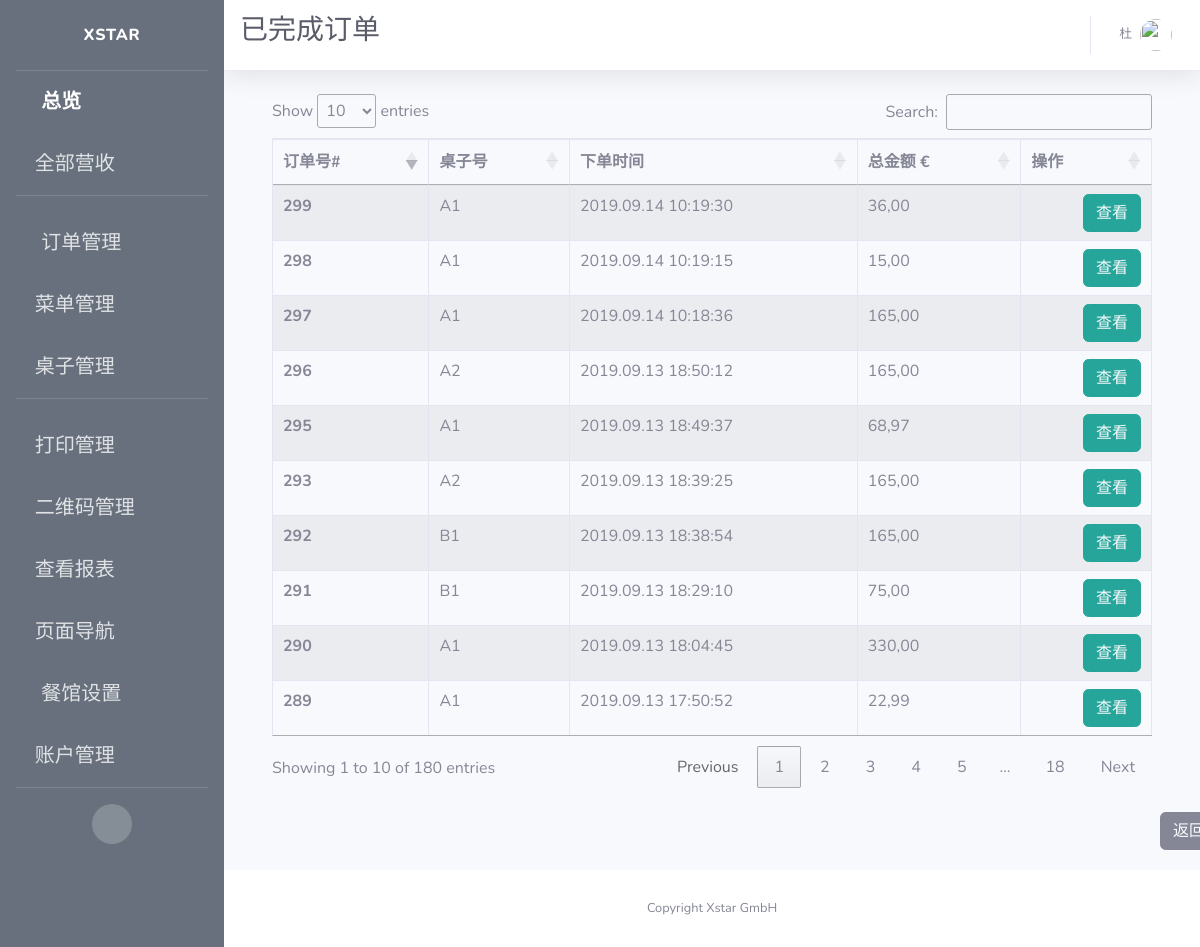
The app's page /admin/view/paid/alacarte/orders (signed in), older data.
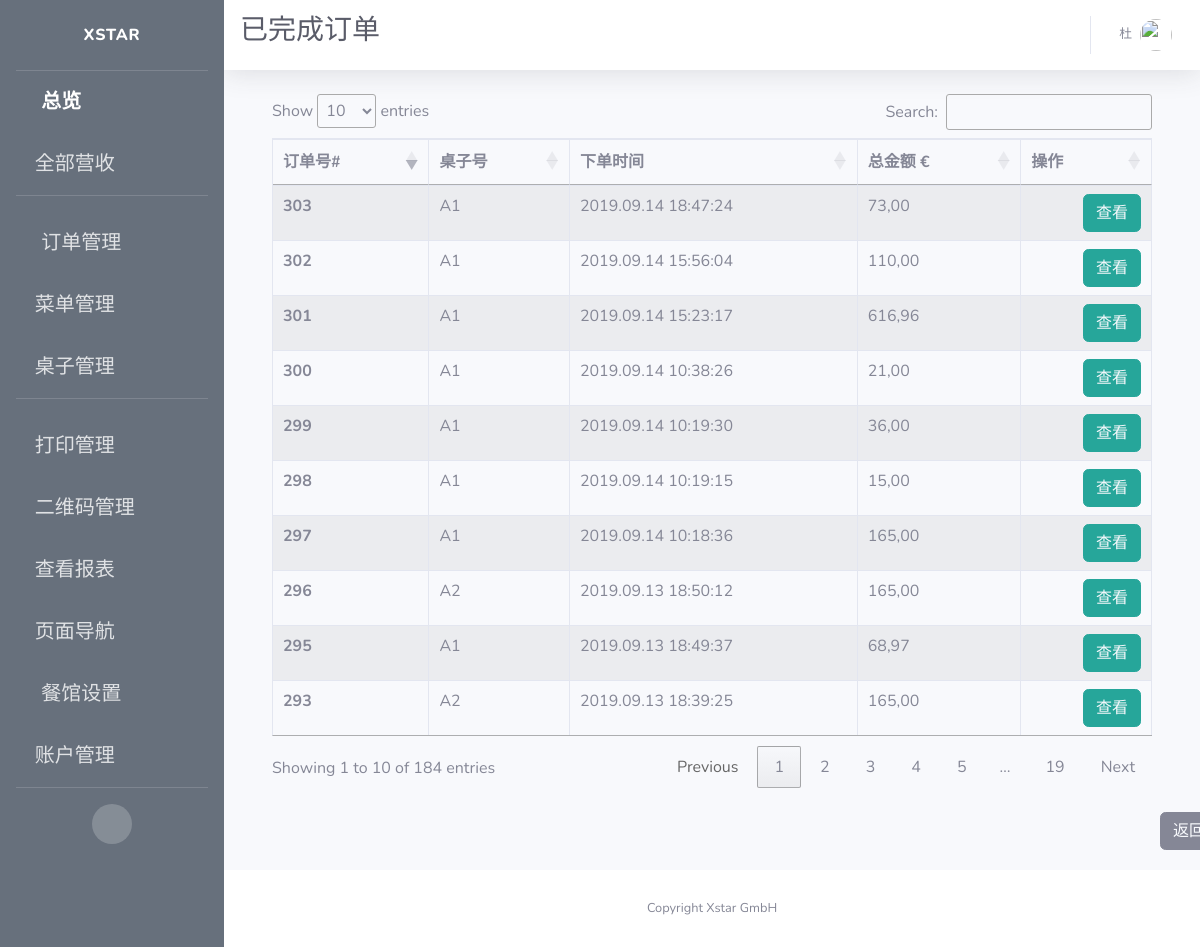
The same page, newer data.
### app/models.py (models this page shows)
class Order(db.Model):
    id = db.Column(db.Integer, primary_key=True, unique=True, index=True)
    totalPrice = db.Column(db.Float, unique=False)
    orderNumber = db.Column(db.String(200), unique=True)
    timeCreated = db.Column(db.DateTime, default=datetime.utcnow)
    isPaid = db.Column(db.Boolean, default=False)
    isReady = db.Column(db.Boolean, default=False)
    isPickedUp = db.Column(db.Boolean, default=False)
    items = db.Column(db.String(1500))
    pay_via = db.Column(db.String(100))
    type = db.Column(db.String(100))
    container = db.Column(db.String(300))
    mealPrinted = db.Column(db.Boolean, default=False)
    printed = db.Column(db.Boolean, default=False)
    settleTime = db.Column(db.DateTime)
    settleID = db.Column(db.String(500))
    table_name = db.Column(db.String(500))
    seat_number = db.Column(db.String(500))
    isCancelled = db.Column(db.Boolean(), default=False)
    isDone = db.Column(db.Boolean())
    dishes = db.Column(db.String(1500))
    discount = db.Column(db.Float, default=0.0)
    discount_rate = db.Column(db.Float, default=0.0)
    subtype = db.Column(db.String(500))
    endTotal = db.Column(db.Float, default=totalPrice)

### app/routes.py (the view)
@app.route('/admin/view/paid/alacarte/orders')
@login_required
def admin_view_paid_alacarte_orders():
    orders = db.session.query(Order).filter(
        Order.type == "In",
        Order.isPaid == True).all()
    cancelled_orders = db.session.query(Order).filter(
        Order.type == "In",
        Order.isCancelled == True).all()
    cur_orders = orders + cancelled_orders
    items = {order.id: json.loads(order.items) for order in cur_orders}
    context = dict(open_orders=cur_orders,
                   items=items,
                   title=u"已完成订单",
                   referrer=request.headers.get('Referer'),
                   company_name=company_info.get('company_name'),
                   datetime_format=datetime_format,
                   formatter=formatter)
    return render_template("admin_view_paid_alacarte_orders.html", **context)

### app/models.py (called while the page is built)
@login.user_loader
def load_user(id):
    return User.query.get(int(id))

### app/utilities.py (called while the page is built)
def formatter(number):
    if number == 0:
        number = '{:.2f}'.format(round(number, 2))
        number = number.replace(".", ",")
        return number
    number = format_decimal(round(float(number), 2), locale="de_DE")
    if len(number.split(",")) == 1:
        number = number + ",00"
        return number
    if len(number.split(",")[1]) == 1:
        number = number + "0"
        return number
    return number

### app/templates/admin_view_paid_alacarte_orders.html (shortened to what this page needs)
{% extends 'base.html' %}
{% block css %}
<link rel="stylesheet" type="text/css" href="https://cdn.datatables.net/1.10.19/css/jquery.dataTables.css">
<link rel="stylesheet" type="text/css" href="https://cdnjs.cloudflare.com/ajax/libs/twitter-bootstrap/4.1.3/css/bootstrap.css">
<link rel="stylesheet" type="text/css" href="https://cdn.datatables.net/1.10.19/css/dataTables.bootstrap4.min.css">
{% endblock %}
{% block title %}
<h1 class="h3 mb-2 text-gray-800">{{title}}</h1>
{% endblock %}
{% block content %}
<div class="container">
  <div class="row">
    <div class="col-sm-12">
      <table id="example" class="table table-striped table-bordered">
        <thead>
          <tr>
            <th scope="col">订单号#</th>
            <th scope="col">桌子号</th>
            <th scope="col">下单时间</th>
            <th scope="col">总金额 €</th>
            <th scope="col">操作</th>
          </tr>
        </thead>
        <tbody>
          {% for order in open_orders %}
          <tr>
            <th scope="row">{{order.id}}</th>
            <td>{{ order.table_name }}</td>
            <td>{{ order.timeCreated.strftime(datetime_format) }}</td>
            <td>{{ formatter(order.totalPrice) }}</td>
            <td style="text-align:right">
              <span>
                <button type="button" class="btn btn-info" style="border-color:#26a69a; background-color:#26a69a;">
                  <a href={{ url_for('admin_alacarte_order_edit', order_id=order.id) }} style="color: rgb(247, 249, 252)">
                    查看
                  </a>
                </button>
              </span>
            </td>
          </tr>
          {% endfor %}
        </tbody>
      </table>
    </div>
  </div>
</div>
<br>
<button type="button" class="btn btn-secondary" id="back">
  <a style="color: rgb(247, 249, 252)" href={{ referrer }} >
    返回
  </a>
</button>
{% endblock %}

Row changes from the older to the newer data that the page shows:
no longer on this page (row unchanged): Order: id "289", table_name "A1", timeCreated "2019.09.13 17:50:52", totalPrice "22,99"
no longer on this page (row unchanged): Order: id "290", table_name "A1", timeCreated "2019.09.13 18:04:45", totalPrice "330,00"
no longer on this page (row unchanged): Order: id "291", table_name "B1", timeCreated "2019.09.13 18:29:10", totalPrice "75,00"
no longer on this page (row unchanged): Order: id "292", table_name "B1", timeCreated "2019.09.13 18:38:54", totalPrice "165,00"
now on this page (row edited): Order: id "300", table_name "A1", timeCreated "2019.09.14 10:38:26", totalPrice "21,00"
added Order: id "301", table_name "A1", timeCreated "2019.09.14 15:23:17", totalPrice "616,96"
added Order: id "302", table_name "A1", timeCreated "2019.09.14 15:56:04", totalPrice "110,00"
added Order: id "303", table_name "A1", timeCreated "2019.09.14 18:47:24", totalPrice "73,00"
Text that changed along with them:
text written by a page script: "Show entries Search: Showing 1 to 10 of 180 entries Previous 1 2 3 4 5 … 18 Next" → "Show entries Search: Showing 1 to 10 of 184 entries Previous 1 2 3 4 5 … 19 Next"
